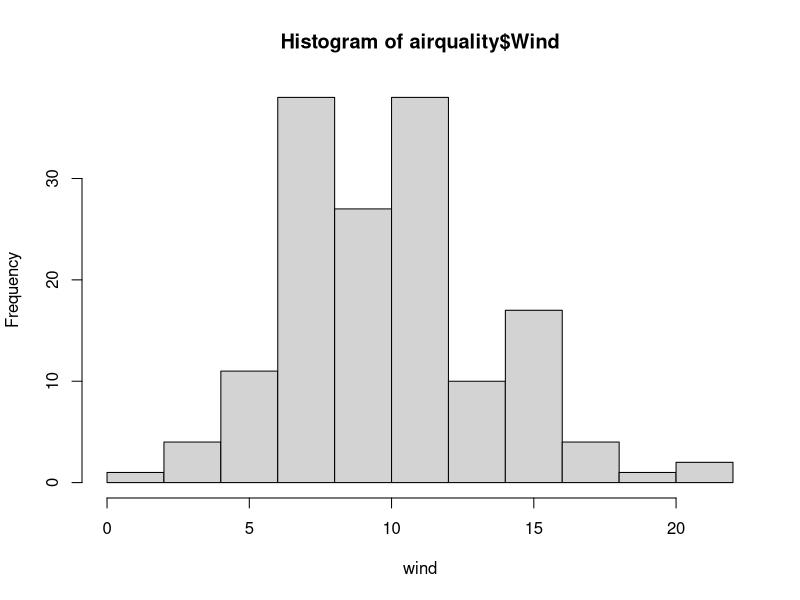
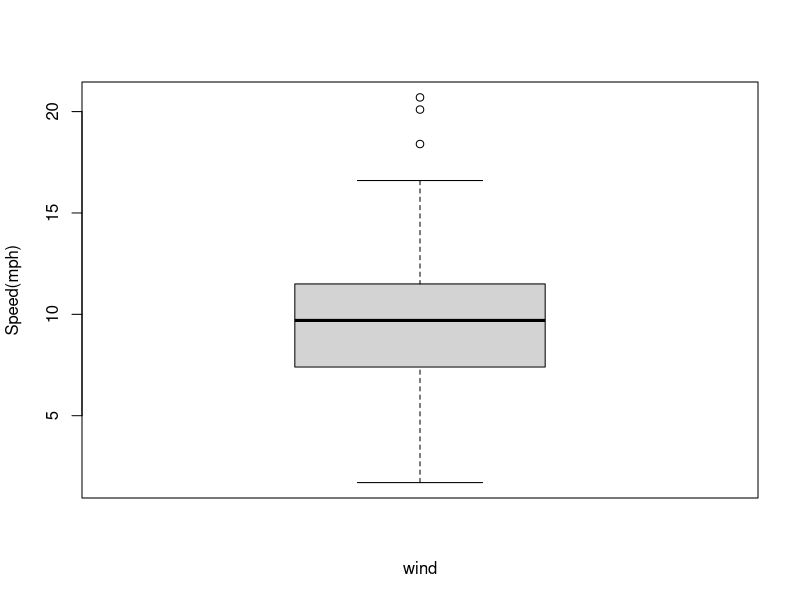
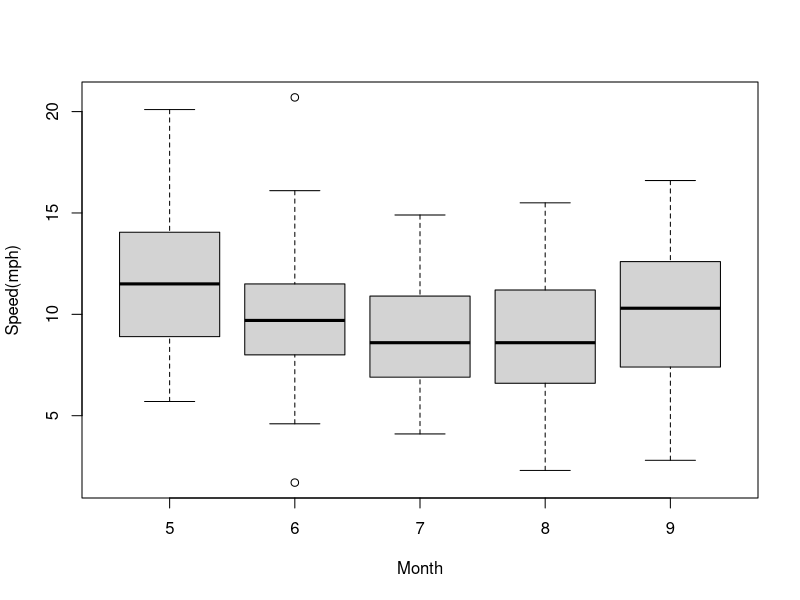
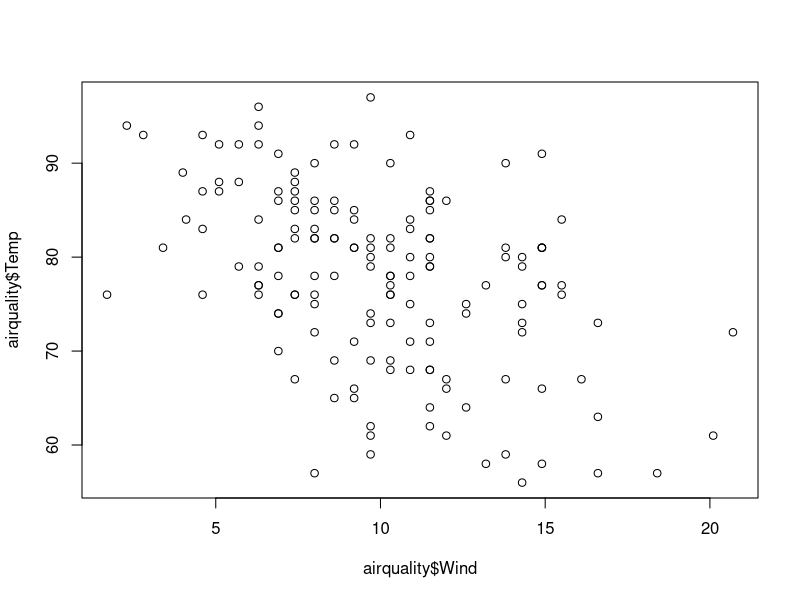
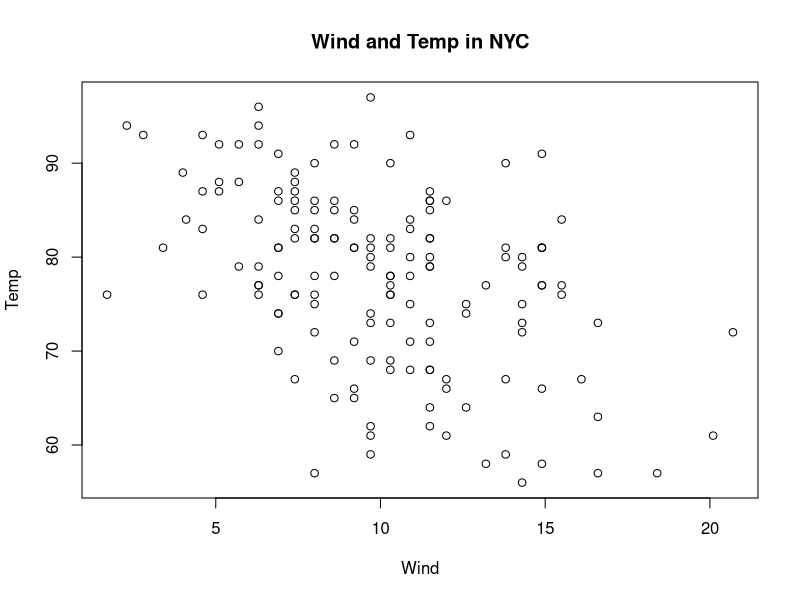
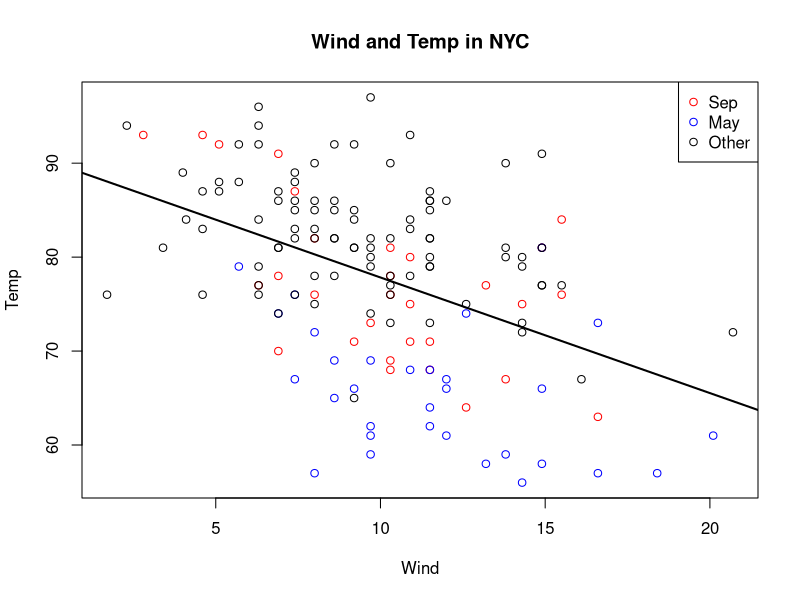
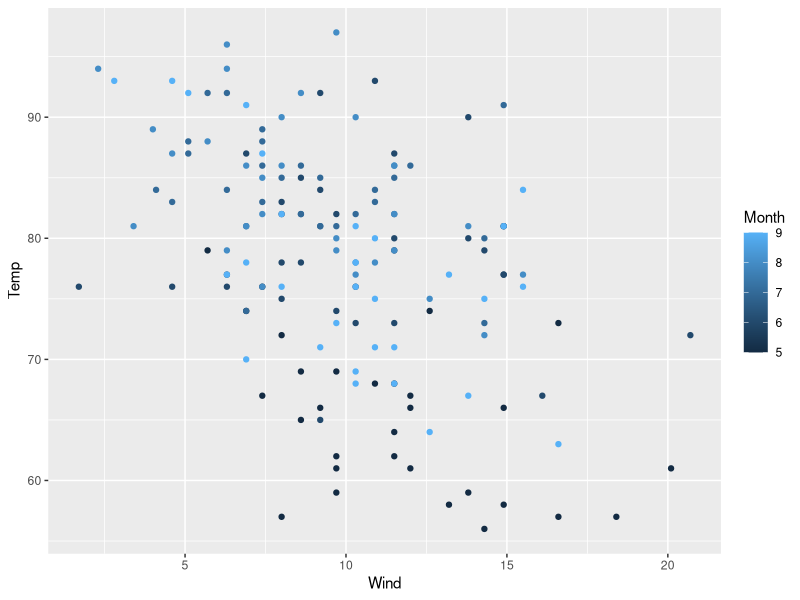
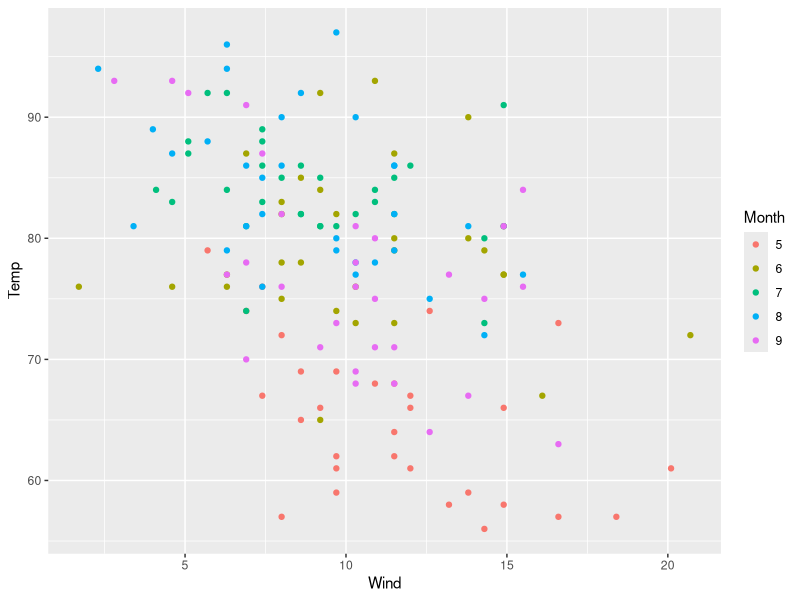

Source code (R) for these figures, in order:
# 数据可视化
# 数值变量的特征和可视化
# 中位数，四分位差 属于稳健的统计量（受极端值影响小）
# 均值，标准差，值域 不是稳健的统计量（受极端值影响大）

x <- c(1,9,2,8,3,9,4,5,7,6)
# 平均值
mean(x)
# 中位数
median(x)
# 方差
var(x)
# 标准差
sd(x)
summary(x)

# Lattice 绘图系统
# 不同风速出现的频率(柱状图)
hist(airquality$Wind,xlab="wind")

# 箱图
boxplot(airquality$Wind,xlab="wind",ylab="Speed(mph)")

# 箱图考察 数值变量（Wind）和分类变量（Month）间的关系
boxplot(Wind~Month,airquality,xlab="Month",ylab="Speed(mph)")

# 散点图
plot(airquality$Wind,airquality$Temp)
with(airquality,plot(Wind,Temp,main="Wind and Temp in NYC"))

# 先画出散点图的 x 轴和 y 轴
with(airquality,plot(
  Wind,
  Temp,
  main="Wind and Temp in NYC",
  type="n"
))
# 筛选月份的值再画到该坐标上
with(
  subset(airquality,Month==9),
  points(Wind,Temp,col="red")
)
with(
  subset(airquality,Month==5),
  points(Wind,Temp,col="blue")
)

with(
  subset(airquality,Month %in% c(6,7,8)),
  points(Wind,Temp,col="black")
)

# 拟合 温度和风速（因变量和自变量）
fit <- lm(Temp~Wind,airquality)
abline(fit,lwd=2)

# 给不同颜色的散点加上注释
legend("topright",pch=1,
       col=c("red","blue","black"),
       legend=c("Sep","May","Other")
)


# ggplot2 绘图系统 需要在 Tools 中安装该包
# 层
# Data       感兴趣的变量（data frame）
# Aesthetics  x-axis/y-axis/color/fill/size/labels/alpha/shape/linear width/linear type
# Geometries  point/line/histogram/bar/boxplot
# Facets      columns/rows
# Statistics  binning/smoothing/descriptive/inferential
# Coordinates cartesian/fixed/polar/limits
# Themes      non-data ink

# 绘图函数

# qplot
library(ggplot2)

# 默认会根据渐变颜色来绘制散点图
qplot(Wind,Temp,data=airquality,color=Month)
# 将月份设置成分类变量
airquality$Month <- factor(airquality$Month)
# 再次绘图，则三点则是使用不同的颜色
qplot(Wind,Temp,data=airquality,color=Month)

qplot(Wind,Temp,data=airquality,color=Month,
      xlab="Wind (mph)", ylab="Temperature", main="Winds Temp")
# 也可以指定散点的颜色
qplot(Wind,Temp,data=airquality,color=I("red"))

# 拟合点
qplot(Wind,Temp,data=airquality,geom=c("point","smooth"))
# 分类拟合并显示曲线，灰色部分代表置信区间
qplot(Wind,Temp,data=airquality,geom=c("point","smooth"),color=Month)

# 一行五列
qplot(Wind, Temp, data = airquality, facets = .~Month)
# 五行一列
qplot(Wind, Temp, data = airquality, facets = Month~.)

qplot(Wind,data = airquality)
# 按月份分别画出风速对应柱状图
qplot(Wind,data = airquality, facets = Month~.)
# 累加柱状图
qplot(Wind,data = airquality, fill = Month)
# 频率分布线
qplot(Wind,data = airquality, geom = "density")
# 按月份画出分频率线
qplot(Wind,data = airquality, geom = "density", color=Month)


# 调色板
# 三类调色板：sequential/diverging/qualitative
# 调色板信息可与colorRamp/colorRampPalette结合使用

# 返回RGB数据，并且由0~1表示逐渐表示渐变色
pal <- colorRamp(c("red","blue"))
pal(0)
pal(1)
pal(0.5)
pal(seq(0,1,len=10))

# 返回的是16进制的颜色
pal <- colorRampPalette(c("red","yellow"))
pal(1)
pal(2)
pal(10)

# 加载配色插件RColorBrewer（需安装）
library(RColorBrewer)
brewer.pal.info

# 在绿色里面取3个颜色
cols <- brewer.pal(3,"Greens")
pal <- colorRampPalette(cols)
image(volcano,col = pal(20))

# 查看调色板中都有什么颜色
display.brewer.pal(3,"Greens");
# 譬如说查看RColorBrewer插件里，BrBG调色板的所包含的11种颜色
display.brewer.pal(11,"BrBG");


# R图像设备
# 简单来说就是将图形输出到屏幕或者PDF或者图像文件中

# 设置工作空间
setwd("C:/workspace/RProject")
# 新建一个pdf文件
pdf(file = "myFig.pdf")
# 画一个简单的图，由于上一句话指定了pdf，右下角则不生成图像
with(airquality,plot(Wind,Temp,main = "Wind and Temp in NYC"))
# 不要忘记下面这句话,会在当前工作路径下生成pdf
dev.off()

# 会在右下角生成散点图
with(airquality,plot(Wind,Temp,main = "Wind and Temp in NYC"))
# 使用该函数就将右下角生成的图输出到png图像中
dev.copy(png,file="myCopy.png")
# 不要忘记调用，否则会一直输出图像到png文件中
dev.off()